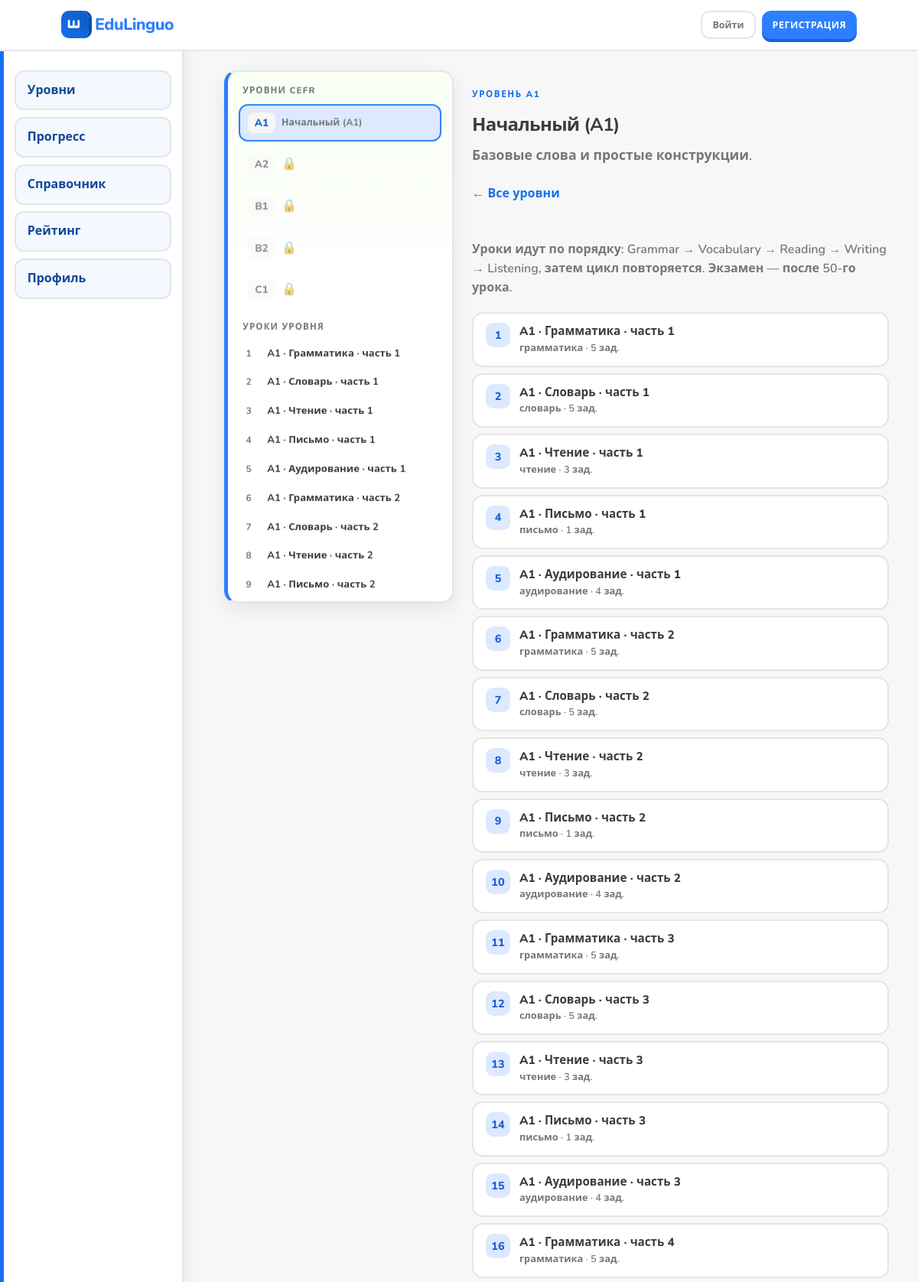
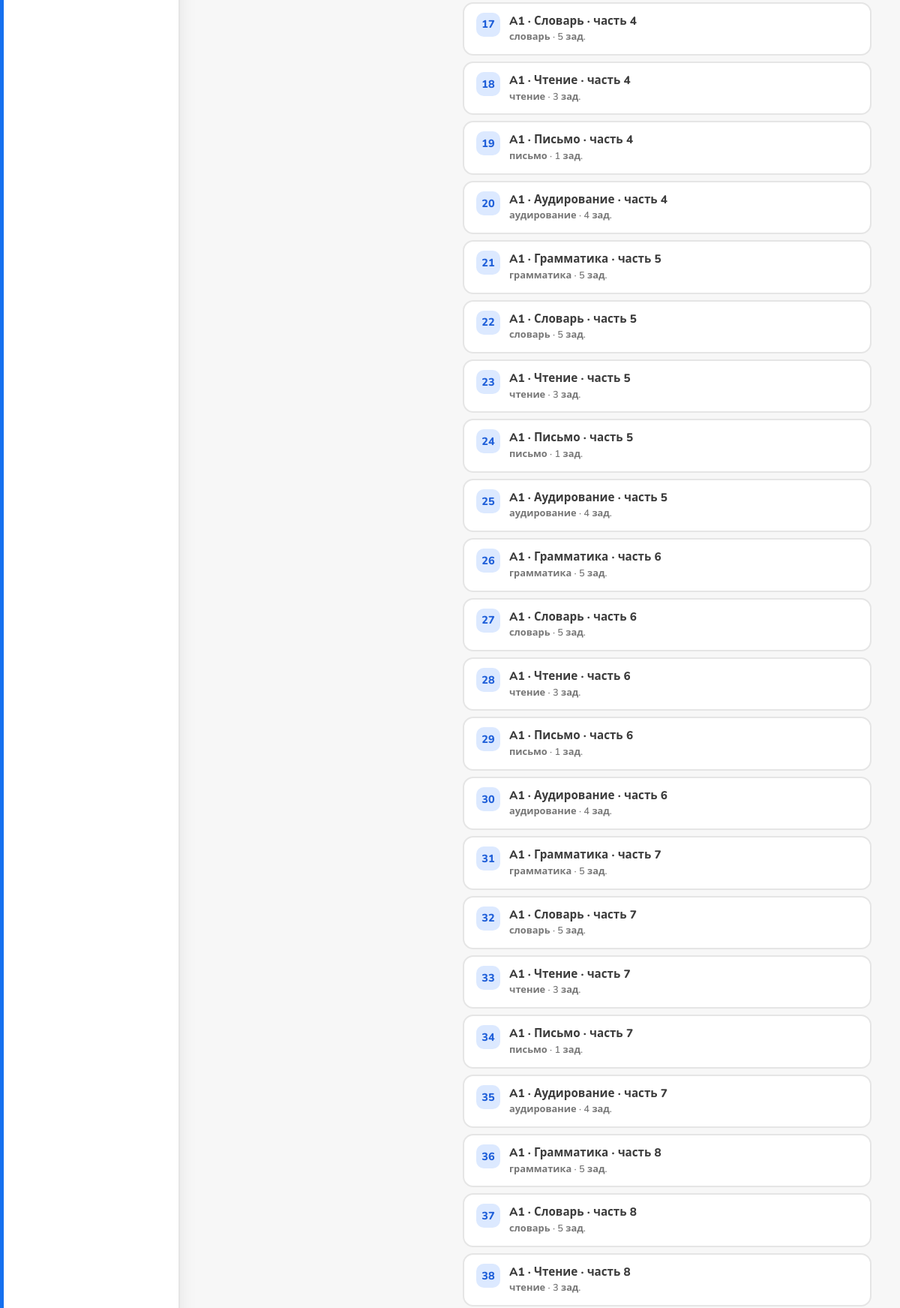
The page /learn/1 (upper part) on the database its author committed (2 pictures, top to bottom).
### models.py (models this page shows)
class Level(db.Model):
    __tablename__ = "levels"
    id: Mapped[int] = mapped_column(Integer, primary_key=True, autoincrement=True)
    code: Mapped[str] = mapped_column(String(8), unique=True, nullable=False, index=True)
    title: Mapped[str] = mapped_column(String(200), nullable=False)
    description: Mapped[str] = mapped_column(Text, default="")
    sort_order: Mapped[int] = mapped_column(Integer, nullable=False, default=1)
    lessons: Mapped[list["Lesson"]] = relationship(
        "Lesson", back_populates="level", order_by="Lesson.order_index"
    )

class Lesson(db.Model):
    __tablename__ = "lessons"
    id: Mapped[int] = mapped_column(Integer, primary_key=True, autoincrement=True)
    level_id: Mapped[int] = mapped_column(ForeignKey("levels.id"), nullable=False, index=True)
    order_index: Mapped[int] = mapped_column(Integer, nullable=False)
    aspect: Mapped[str] = mapped_column(String(32), nullable=False, default="grammar")
    title: Mapped[str] = mapped_column(String(220), nullable=False)
    theory: Mapped[str] = mapped_column(Text, default="")
    reading_passage: Mapped[Optional[str]] = mapped_column(Text, nullable=True)
    is_exam: Mapped[bool] = mapped_column(Boolean, default=False)
    level: Mapped["Level"] = relationship("Level", back_populates="lessons")
    exercises: Mapped[list["Exercise"]] = relationship(
        "Exercise", back_populates="lesson", order_by="Exercise.order_index"
    )

### app.py (the view)
@app.route("/learn/<int:level_id>")
def level_view(level_id):
    user = current_user()
    level = db.session.get(Level, level_id)
    if not level:
        flash("Уровень не найден.", "error")
        return redirect(url_for("learn"))
    if not level_unlocked_for(user, level):
        flash("Сначала сдайте экзамен предыдущего уровня.", "error")
        return redirect(url_for("learn"))
    lessons = db.session.scalars(
        select(Lesson).where(Lesson.level_id == level_id).order_by(Lesson.order_index)
    ).all()
    levels = db.session.scalars(select(Level).order_by(Level.sort_order)).all()
    lesson_rows = []
    for les in lessons:
        ex_n = db.session.scalar(
            select(func.count()).select_from(Exercise).where(Exercise.lesson_id == les.id)
        )
        lesson_rows.append(
            {
                "lesson": les,
                "exercise_count": int(ex_n or 0),
                "accessible": can_access_lesson(user, les),
                "done": lesson_completed(user, les.id),
            }
        )
    sidebar_levels = [
        {"lv": lv, "unlocked": level_unlocked_for(user, lv), "active": lv.id == level_id}
        for lv in levels
    ]
    return render_template(
        "level_view.html",
        level=level,
        lesson_rows=lesson_rows,
        levels=levels,
        sidebar_levels=sidebar_levels,
        user=user,
    )

### app.py (called while the page is built)
def current_user():
    uid = session.get("user_id")
    if not uid:
        return None
    return db.session.get(User, uid)

def _guest_lessons_done() -> set[int]:
    raw = session.get("guest_lessons_done") or []
    return set(raw) if isinstance(raw, list) else set()

def _guest_exams_done() -> set[int]:
    raw = session.get("guest_exams_done") or []
    return set(raw) if isinstance(raw, list) else set()

def guest_passed_level_exam(level_id: int) -> bool:
    return level_id in _guest_exams_done()

def level_unlocked_for(user: User | None, level: Level) -> bool:
    if level.sort_order <= 1:
        return True
    prev = db.session.scalar(select(Level).where(Level.sort_order == level.sort_order - 1))
    if not prev:
        return True
    if user:
        return user_passed_level_exam(user.id, prev.id)
    return guest_passed_level_exam(prev.id)

def lesson_fully_completed_guest(lesson_id: int) -> bool:
    return lesson_id in _guest_lessons_done()

def lesson_completed(user: User | None, lesson_id: int) -> bool:
    if user:
        return lesson_fully_completed_user(user.id, lesson_id)
    return lesson_fully_completed_guest(lesson_id)

def can_access_lesson(user: User | None, lesson: Lesson) -> bool:
    return True

@app.context_processor
def inject_user():
    return {"current_user": current_user()}

### templates/level_view.html (shortened to what this page needs)
{% extends "base.html" %}
{% block content %}
<div class="layout-with-sidebar">
  {% include "includes/sidebar.html" %}
  <div class="layout-main">
    <div class="page-header duo-page-head">
      <p class="eyebrow">Уровень {{ level.code }}</p>
      <h1>{{ level.title }}</h1>
      <p class="lead">{{ level.description }}</p>
      <p><a href="{{ url_for('learn') }}" class="back-link">← Все уровни</a></p>
    </div>
    <p class="muted path-hint">
      Уроки идут по порядку: Grammar → Vocabulary → Reading → Writing → Listening, затем цикл повторяется.
      Экзамен — после 50-го урока.
    </p>
    <ol class="lesson-path">
      {% for row in lesson_rows %}
        <li class="path-item {% if not row.accessible %}is-locked{% endif %} {% if row.done %}is-done{% endif %}">
          {% if row.accessible %}
            <a href="{{ url_for('lesson_view', lesson_id=row.lesson.id) }}" class="path-link">
              <span class="path-num">{{ row.lesson.order_index }}</span>
              <span class="path-body">
                <span class="path-title">{{ row.lesson.title }}</span>
                {% set aspects = {'grammar':'Грамматика','vocabulary':'Словарь','reading':'Чтение','writing':'Письмо','listening':'Аудирование','exam':'Экзамен'} %}
                <span class="path-aspect">{{ aspects.get(row.lesson.aspect, row.lesson.aspect) }}{% if row.lesson.is_exam %} · итог{% endif %} · {{ row.exercise_count }} зад.</span>
              </span>
            </a>
          {% endif %}
        </li>
      {% endfor %}
    </ol>
  </div>
</div>
{% endblock %}

### templates/includes/sidebar.html
<aside class="duo-sidebar" aria-label="Навигация по курсам">
  <div class="sidebar-block">
    <p class="sidebar-title">Уровни CEFR</p>
    {% for s in sidebar_levels %}
      {% if s.unlocked %}
        <a href="{{ url_for('level_view', level_id=s.lv.id) }}" class="sidebar-level {% if s.active %}is-active{% endif %}">
          <span class="sl-code">{{ s.lv.code }}</span>
          <span class="sl-name">{{ s.lv.title }}</span>
        </a>
      {% else %}
        <span class="sidebar-level is-locked" title="Сдайте экзамен предыдущего уровня">
          <span class="sl-code">{{ s.lv.code }}</span>
          <span class="sl-lock">🔒</span>
        </span>
      {% endif %}
    {% endfor %}
  </div>
  {% if lesson_rows is defined %}
  <div class="sidebar-block sidebar-scroll">
    <p class="sidebar-title">Уроки уровня</p>
    {% for row in lesson_rows %}
      {% if row.accessible %}
        <a
          href="{{ url_for('lesson_view', lesson_id=row.lesson.id) }}"
          class="sidebar-lesson {% if lesson is defined and row.lesson.id == lesson.id %}is-active{% endif %} {% if row.done %}is-done{% endif %}"
        >
          <span class="sl-num">{{ row.lesson.order_index }}</span>
          <span class="sl-t">{{ row.lesson.title }}</span>
        </a>
      {% else %}
        <span class="sidebar-lesson is-locked">
          <span class="sl-num">{{ row.lesson.order_index }}</span>
          <span class="sl-t">Недоступно 🔒</span>
        </span>
      {% endif %}
    {% endfor %}
  </div>
  {% endif %}
</aside>

### static/css/style.css (style rules this page uses)
:root { --duo-green: #2d7fff; --duo-green-dark: #1f5fd9; --duo-green-soft: #dce9ff; --duo-blue: #1570ef; --duo-blue-dark: #0f5bc1; --duo-red: #ff4b4b; --duo-orange: #ff9600; --bg: #ffffff; --bg-soft: #f7f7f7; --text: #3c3c3c; --muted: #777777; --border: #e5e5e5; --radius: 16px; --radius-sm: 12px; --font: "Nunito", "Segoe UI", system-ui, sans-serif; --shadow: 0 4px 0 rgba(0, 0, 0, 0.12); --shadow-soft: 0 8px 24px rgba(0, 0, 0, 0.08); }
*, *::before, *::after { box-sizing: border-box; }
html { scroll-behavior: smooth; }
body { margin: 0; min-height: 100vh; font-family: var(--font); background: var(--bg-soft); color: var(--text); line-height: 1.55; }
a { color: var(--duo-blue); text-decoration: none; font-weight: 600; }
.eyebrow { text-transform: uppercase; letter-spacing: 0.14em; font-size: 0.72rem; font-weight: 800; color: var(--duo-blue); margin: 0 0 0.75rem; }
.lead { font-size: 1.1rem; color: var(--muted); margin: 0 0 1.5rem; max-width: 52ch; font-weight: 600; }
.muted { color: var(--muted); font-weight: 600; }
.duo-page-head { padding: 2rem 0 1rem; }
.duo-page-head h1 { margin: 0 0 0.5rem; letter-spacing: -0.03em; }
.back-link { font-weight: 800; }
.layout-with-sidebar { display: grid; grid-template-columns: minmax(180px, 300px) minmax(0, 1fr); gap: 1.5rem; width: 100%; max-width: min(1280px, 98vw); margin: 0 auto; padding: 0 clamp(0.75rem, 2vw, 1.25rem) 3rem; align-items: start; box-sizing: border-box; }
.duo-sidebar { background: linear-gradient(180deg, #f8fff3 0%, var(--bg) 40%); border: 2px solid var(--border); border-left: 5px solid var(--duo-green); border-radius: var(--radius); padding: 1rem 0.85rem 1.15rem; box-shadow: var(--shadow-soft); position: sticky; top: 5.75rem; max-height: calc(100vh - 6.5rem); overflow-y: auto; }
.duo-sidebar { background: linear-gradient(180deg, #f8fff3 0%, var(--bg) 40%); border: 2px solid var(--border); border-left: 5px solid var(--duo-green); border-radius: var(--radius); padding: 1rem 0.85rem 1.15rem; box-shadow: var(--shadow-soft); }
.sidebar-block { margin-bottom: 1rem; }
.sidebar-title { font-size: 0.72rem; font-weight: 800; text-transform: uppercase; letter-spacing: 0.1em; color: var(--muted); margin: 0 0 0.5rem 0.35rem; }
.sidebar-level { display: flex; align-items: center; gap: 0.5rem; padding: 0.55rem 0.65rem; border-radius: 12px; margin-bottom: 0.35rem; text-decoration: none; color: var(--text); font-weight: 800; border: 2px solid transparent; }
.sidebar-level.is-active { background: var(--duo-green-soft); border-color: var(--duo-green); color: var(--duo-green-dark); }
.sidebar-level.is-locked { opacity: 0.55; cursor: not-allowed; }
.sl-code { min-width: 2.25rem; text-align: center; background: var(--bg-soft); border-radius: 8px; padding: 0.2rem 0.35rem; font-size: 0.85rem; }
.sl-name { font-size: 0.78rem; font-weight: 700; color: var(--muted); line-height: 1.2; }
.sidebar-scroll { max-height: min(60vh, 520px); overflow-y: auto; }
.sidebar-lesson { display: block; padding: 0.4rem 0.5rem; border-radius: 10px; margin-bottom: 0.25rem; text-decoration: none; color: var(--text); font-size: 0.82rem; font-weight: 700; line-height: 1.3; border: 2px solid transparent; }
.sl-num { display: inline-block; min-width: 1.5rem; color: var(--muted); font-size: 0.75rem; }
.layout-main { min-width: 0; }
.path-hint { max-width: 70ch; margin-bottom: 1.25rem; }
.lesson-path { list-style: none; padding: 0; margin: 0; }
.path-item { margin-bottom: 0.5rem; }
.path-link { display: flex; align-items: flex-start; gap: 0.75rem; padding: 0.75rem 1rem; border-radius: 14px; border: 2px solid var(--border); background: var(--bg); text-decoration: none; color: inherit; transition: border-color 0.15s, box-shadow 0.15s; }
.path-num { flex-shrink: 0; width: 2rem; height: 2rem; display: flex; align-items: center; justify-content: center; background: var(--duo-green-soft); color: var(--duo-green-dark); border-radius: 10px; font-weight: 800; font-size: 0.9rem; }
.path-body { flex: 1; min-width: 0; }
.path-title { display: block; font-weight: 800; font-size: 0.95rem; }
.path-aspect { display: block; font-size: 0.8rem; color: var(--muted); font-weight: 600; text-transform: lowercase; }

### rows shown on the page
Level: lv.code "A1", lv "Начальный (A1)", code "A1", title "Начальный (A1)", description "Базовые слова и простые конструкции."
Level: lv.code "A2"
Level: lv.code "B1"
Level: lv.code "B2"
Level: lv.code "C1"
Lesson: lesson.order_index "1", lesson "A1 · Грамматика · часть 1", lesson.order_index "1", lesson "A1 · Грамматика · часть 1", get "грамматика"
Lesson: lesson.order_index "2", lesson "A1 · Словарь · часть 1", lesson.order_index "2", lesson "A1 · Словарь · часть 1", get "словарь"
Lesson: lesson.order_index "3", lesson "A1 · Чтение · часть 1", lesson.order_index "3", lesson "A1 · Чтение · часть 1", get "чтение"
Lesson: lesson.order_index "4", lesson "A1 · Письмо · часть 1", lesson.order_index "4", lesson "A1 · Письмо · часть 1", get "письмо"
Lesson: lesson.order_index "5", lesson "A1 · Аудирование · часть 1", lesson.order_index "5", lesson "A1 · Аудирование · часть 1", get "аудирование"
Lesson: lesson.order_index "6", lesson "A1 · Грамматика · часть 2", lesson.order_index "6", lesson "A1 · Грамматика · часть 2", get "грамматика"
Lesson: lesson.order_index "7", lesson "A1 · Словарь · часть 2", lesson.order_index "7", lesson "A1 · Словарь · часть 2", get "словарь"
Lesson: lesson.order_index "8", lesson "A1 · Чтение · часть 2", lesson.order_index "8", lesson "A1 · Чтение · часть 2", get "чтение"
Lesson: lesson.order_index "9", lesson "A1 · Письмо · часть 2", lesson.order_index "9", lesson "A1 · Письмо · часть 2", get "письмо"
Lesson: lesson.order_index "10", lesson "A1 · Аудирование · часть 2", get "аудирование"
Lesson: lesson.order_index "11", lesson "A1 · Грамматика · часть 3", get "грамматика"
Lesson: lesson.order_index "12", lesson "A1 · Словарь · часть 3", get "словарь"
Lesson: lesson.order_index "13", lesson "A1 · Чтение · часть 3", get "чтение"
Lesson: lesson.order_index "14", lesson "A1 · Письмо · часть 3", get "письмо"
Lesson: lesson.order_index "15", lesson "A1 · Аудирование · часть 3", get "аудирование"
Lesson: lesson.order_index "16", lesson "A1 · Грамматика · часть 4", get "грамматика"
Lesson: lesson.order_index "17", lesson "A1 · Словарь · часть 4", get "словарь"
Lesson: lesson.order_index "18", lesson "A1 · Чтение · часть 4", get "чтение"
Lesson: lesson.order_index "19", lesson "A1 · Письмо · часть 4", get "письмо"
Lesson: lesson.order_index "20", lesson "A1 · Аудирование · часть 4", get "аудирование"
Lesson: lesson.order_index "21", lesson "A1 · Грамматика · часть 5", get "грамматика"
Lesson: lesson.order_index "22", lesson "A1 · Словарь · часть 5", get "словарь"
Lesson: lesson.order_index "23", lesson "A1 · Чтение · часть 5", get "чтение"
Lesson: lesson.order_index "24", lesson "A1 · Письмо · часть 5", get "письмо"
Lesson: lesson.order_index "25", lesson "A1 · Аудирование · часть 5", get "аудирование"
Lesson: lesson.order_index "26", lesson "A1 · Грамматика · часть 6", get "грамматика"
Lesson: lesson.order_index "27", lesson "A1 · Словарь · часть 6", get "словарь"
Lesson: lesson.order_index "28", lesson "A1 · Чтение · часть 6", get "чтение"
Lesson: lesson.order_index "29", lesson "A1 · Письмо · часть 6", get "письмо"
Lesson: lesson.order_index "30", lesson "A1 · Аудирование · часть 6", get "аудирование"
Lesson: lesson.order_index "31", lesson "A1 · Грамматика · часть 7", get "грамматика"
Lesson: lesson.order_index "32", lesson "A1 · Словарь · часть 7", get "словарь"
Lesson: lesson.order_index "33", lesson "A1 · Чтение · часть 7", get "чтение"
Lesson: lesson.order_index "34", lesson "A1 · Письмо · часть 7", get "письмо"
Lesson: lesson.order_index "35", lesson "A1 · Аудирование · часть 7", get "аудирование"
Lesson: lesson.order_index "36", lesson "A1 · Грамматика · часть 8", get "грамматика"
Lesson: lesson.order_index "37", lesson "A1 · Словарь · часть 8", get "словарь"
Lesson: lesson.order_index "38", lesson "A1 · Чтение · часть 8", get "чтение"

### other values the page prints
{{ row.exercise_count }} "5" "5" "3" "1" "4" "5" "5" "3" "1" "4" "5" "5" "3" "1" "4" "5" "5" "3" "1" "4" "5" "5" "3" "1" "4" "5" "5" "3" "1" "4" "5" "5" "3" "1" "4" "5" "5" "3"
